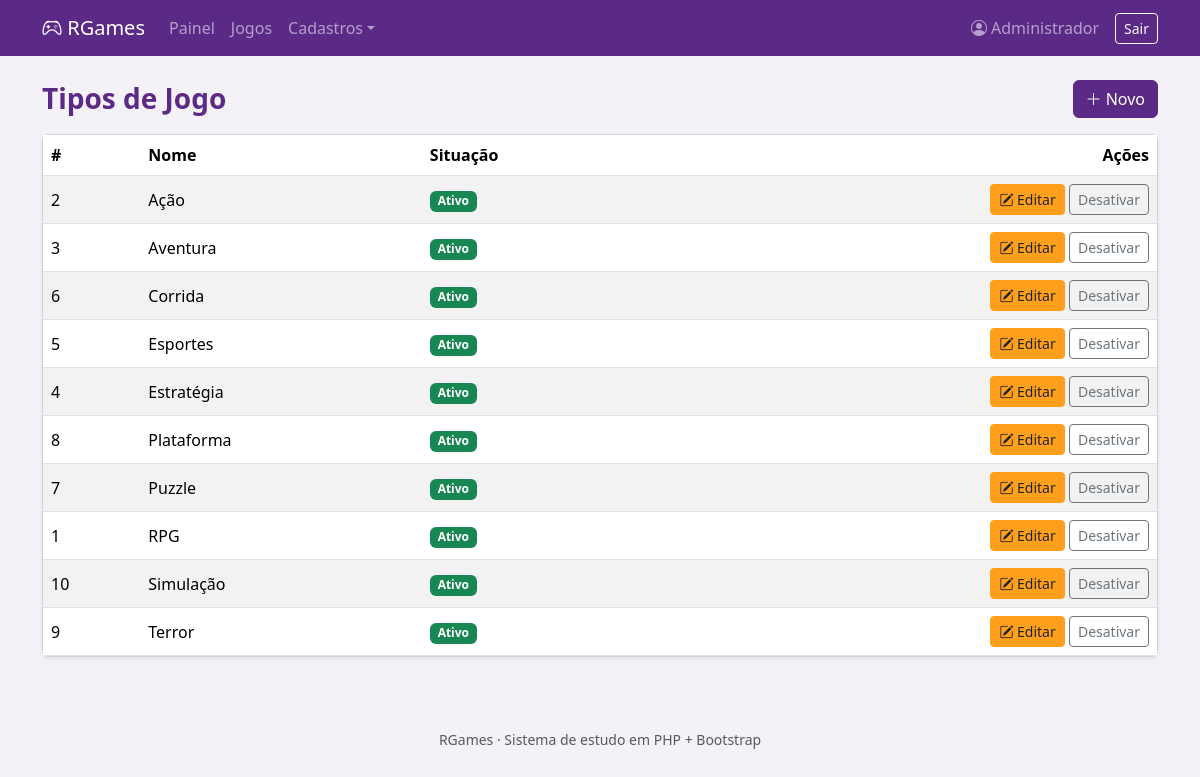
The app's page /tipoJogo/listar.php (signed in) with its own data.
### tables this page shows
CREATE TABLE tipo_jogo (
    id_tipo_jogo INT AUTO_INCREMENT PRIMARY KEY,
    nome         VARCHAR(60) NOT NULL,
    ativo        CHAR(1) NOT NULL DEFAULT 'S'
);

### includes/funcoes.php (called while the page is built, shortened)
<?php
function h($valor) {
    return htmlspecialchars((string)$valor, ENT_QUOTES, 'UTF-8');
}

### tipoJogo/listar.php (the view, shortened to what this page needs)
<?php
require '../includes/conexao.php';
$itens = $pdo->query("
    SELECT id_tipo_jogo, nome, ativo
    FROM tipo_jogo
    ORDER BY nome
")->fetchAll();
require '../includes/header.php';
require '../includes/menu.php';
?>
<div class="container mt-4">
    <div class="d-flex justify-content-between align-items-center mb-3">
        <h3 class="titulo-pagina mb-0">Tipos de Jogo</h3>
        <a href="form.php" class="btn btn-rgames"><i class="bi bi-plus-lg"></i> Novo</a>
    </div>
    <div class="card shadow-sm">
        <div class="table-responsive">
            <table class="table table-striped table-hover align-middle mb-0">
                <thead>
                    <tr><th>#</th><th>Nome</th><th>Situação</th><th class="text-end">Ações</th></tr>
                </thead>
                <tbody>
                    <?php foreach ($itens as $item): ?>
                        <tr>
                            <td><?= h($item['id_tipo_jogo']) ?></td>
                            <td><?= h($item['nome']) ?></td>
                            <td>
                                <?php if ($item['ativo'] == 'S'): ?>
                                    <span class="badge badge-ativo">Ativo</span>
                                <?php else: ?>
                                    <span class="badge badge-inativo">Inativo</span>
                                <?php endif; ?>
                            </td>
                            <td class="text-end">
                                <a href="form.php?id=<?= (int)$item['id_tipo_jogo'] ?>" class="btn btn-sm btn-rgames-warning">
                                    <i class="bi bi-pencil-square"></i> Editar
                                </a>
                                <a href="toggleAtivo.php?id=<?= (int)$item['id_tipo_jogo'] ?>" class="btn btn-sm btn-outline-secondary">
                                    <?= $item['ativo'] == 'S' ? 'Desativar' : 'Ativar' ?>
                                </a>
                            </td>
                        </tr>
                    <?php endforeach; ?>
                </tbody>
            </table>
        </div>
    </div>
</div>
<?php require '../includes/footer.php'; ?>

### css/estilo.css (style rules this page uses)
:root { --rg-roxo: #5B2A86; --rg-roxo-escuro: #43206a; --rg-destaque: #FF9F1C; }
body { background-color: #f4f2f8; }
.btn-rgames { background-color: var(--rg-roxo); border-color: var(--rg-roxo); color: #fff; }
.btn-rgames-warning { background-color: var(--rg-destaque); border-color: var(--rg-destaque); color: #212529; }
.titulo-pagina { color: var(--rg-roxo); font-weight: 600; }
.badge-ativo { background-color: #198754; }

### records on screen
tipo_jogo: id_tipo_jogo "2", nome "Ação", ativo "Ativo"
tipo_jogo: id_tipo_jogo "3", nome "Aventura", ativo "Ativo"
tipo_jogo: id_tipo_jogo "6", nome "Corrida", ativo "Ativo"
tipo_jogo: id_tipo_jogo "5", nome "Esportes", ativo "Ativo"
tipo_jogo: id_tipo_jogo "4", nome "Estratégia", ativo "Ativo"
tipo_jogo: id_tipo_jogo "8", nome "Plataforma", ativo "Ativo"
tipo_jogo: id_tipo_jogo "7", nome "Puzzle", ativo "Ativo"
tipo_jogo: id_tipo_jogo "1", nome "RPG", ativo "Ativo"
tipo_jogo: id_tipo_jogo "10", nome "Simulação", ativo "Ativo"
tipo_jogo: id_tipo_jogo "9", nome "Terror", ativo "Ativo"

### other values on screen
$_SESSION['usuario']['nome'] "Administrador"
